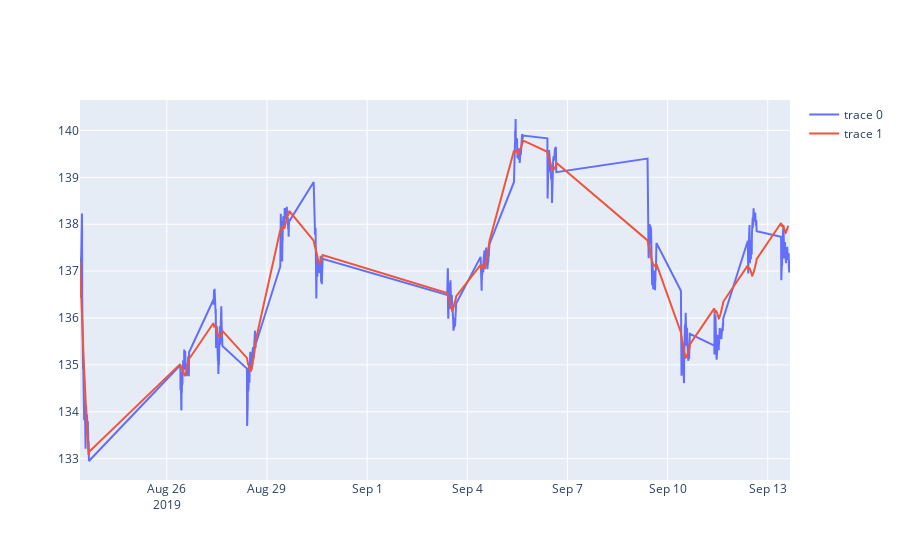

This figure's notebook cell:
### Code cell
iplot([tr1 , tr2])

### Figure 1 — Plotly figure (JSON) as saved in the notebook; plotly's stock layout.template omitted (floating-point values rounded to 4 significant figures; data arrays with more than 128 entries replaced by an {"elided": "..."} marker saying what was removed)
{"data": [{"type": "scatter", "x": {"elided": "1170 str values"}, "y": {"elided": "1170 float values"}}, {"type": "scatter", "x": {"elided": "1170 str values"}, "y": {"elided": "1170 float values"}}], "layout": {"autosize": true, "xaxis": {"autorange": true, "range": ["2019-08-23 09:35", "2019-09-13 16:00"], "type": "date"}, "yaxis": {"autorange": true, "range": [132.5, 140.6], "type": "linear"}}}
